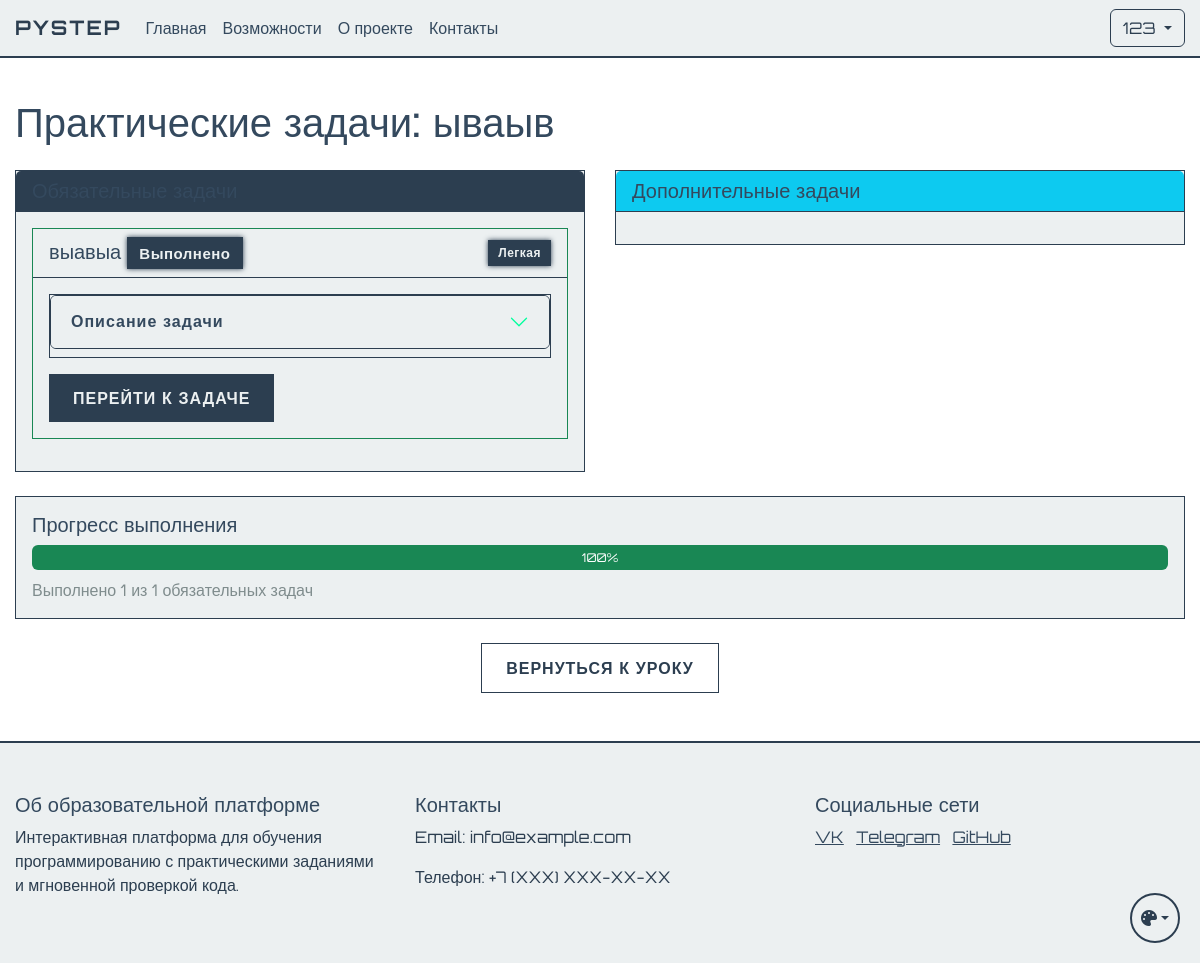
Screenshot of /student/lesson/1/practice (signed in) with the database file from the repository.
### app.py (models this page shows, shortened)
class User(UserMixin, db.Model):
    id = db.Column(db.Integer, primary_key=True)
    name = db.Column(db.String(100), nullable=False)
    username = db.Column(db.String(80), unique=True, nullable=False)
    email = db.Column(db.String(120), unique=True, nullable=False)
    password_hash = db.Column(db.String(128))
    is_admin = db.Column(db.Boolean, default=False)
    user_type = db.Column(db.String(20), default='student')  # student, teacher, admin
    created_by = db.Column(db.Integer, db.ForeignKey('user.id'), nullable=True)  # ID пользователя, создавшего этого пользователя
    created_at = db.Column(db.DateTime, default=db.func.now())
    last_login = db.Column(db.DateTime)
    is_active = db.Column(db.Boolean, default=True)
    progress = db.relationship('UserProgress', backref='user', lazy=True)
    ratings = db.relationship('UserRating', backref='user', lazy=True)
    created_users = db.relationship('User', backref=db.backref('creator', remote_side=[id]))

class Lesson(db.Model):
    id = db.Column(db.Integer, primary_key=True)
    order_number = db.Column(db.Integer, unique=True, nullable=False)
    title = db.Column(db.String(200), nullable=False)
    description = db.Column(db.Text)
    is_active = db.Column(db.Boolean, default=True)
    created_at = db.Column(db.DateTime, default=db.func.now())
    theory_content = db.Column(db.Text)
    theory_test = db.relationship('TheoryTest', backref='lesson', uselist=False)
    practice_tasks = db.relationship('PracticeTask', backref='lesson', lazy=True)
    required_lesson_id = db.Column(db.Integer, db.ForeignKey('lesson.id'), nullable=True)
    required_lesson = db.relationship('Lesson', remote_side=[id], backref='next_lessons')

class PracticeTask(db.Model):
    id = db.Column(db.Integer, primary_key=True)
    lesson_id = db.Column(db.Integer, db.ForeignKey('lesson.id', ondelete='CASCADE'), nullable=False)
    title = db.Column(db.String(200), nullable=False)
    description = db.Column(db.Text, nullable=False)
    function_name = db.Column(db.String(200), nullable=False)  # Название функции
    initial_code = db.Column(db.Text)  # Начальный код для задачи
    order_number = db.Column(db.Integer, nullable=False)
    is_required = db.Column(db.Boolean, default=False)
    tests = db.relationship('TaskTest', backref='task', lazy=True, cascade='all, delete-orphan', passive_deletes=True)

### app.py (the view)
@app.route('/student/lesson/<int:lesson_id>/practice')
@login_required
def view_practice_tasks(lesson_id):
    lesson = Lesson.query.get_or_404(lesson_id)
    if not lesson.is_active:
        flash('Этот урок еще не опубликован.', 'warning')
        return redirect(url_for('student_dashboard'))
    mandatory_tasks = PracticeTask.query.filter_by(lesson_id=lesson_id, is_required=True).all()
    optional_tasks = PracticeTask.query.filter_by(lesson_id=lesson_id, is_required=False).all()
    solved_tasks = Solution.query.join(PracticeTask).filter(
        Solution.user_id == current_user.id,
        Solution.is_correct == True,
        PracticeTask.lesson_id == lesson_id
    ).with_entities(Solution.task_id).all()
    solved_task_ids = [task_id for (task_id,) in solved_tasks]
    total_mandatory = len(mandatory_tasks)
    solved_mandatory = sum(1 for task in mandatory_tasks if task.id in solved_task_ids)
    progress_percentage = round((solved_mandatory / total_mandatory * 100) if total_mandatory > 0 else 0)
    return render_template('student/practice.html',
                         lesson=lesson,
                         mandatory_tasks=mandatory_tasks,
                         optional_tasks=optional_tasks,
                         completed_task_ids=solved_task_ids,
                         progress_percentage=progress_percentage,
                         solved_mandatory=solved_mandatory,
                         total_mandatory=total_mandatory)

### app.py (called while the page is built)
@login_manager.user_loader
def load_user(user_id):
    return db.session.get(User, int(user_id))

### templates/student/practice.html (shortened to what this page needs)
{% extends "base.html" %}
{% block content %}
<div class="container mt-4">
    <h1 class="mb-4">Практические задачи: {{ lesson.title }}</h1>
    <div class="row">
        <div class="col-md-6">
            <div class="card mb-4">
                <div class="card-header bg-primary text-white">
                    <h5 class="mb-0">Обязательные задачи</h5>
                </div>
                <div class="card-body">
                    {% for task in mandatory_tasks %}
                        <div class="card mb-3 {% if task.id in completed_task_ids %}border-success{% endif %}">
                            <div class="card-header">
                                <div class="d-flex justify-content-between align-items-center">
                                    <h5 class="mb-0">
                                        {{ task.title }}
                                        {% if task.id in completed_task_ids %}
                                            <span class="badge bg-success">Выполнено</span>
                                        {% endif %}
                                    </h5>
                                    <span class="badge {% if task.order_number <= 2 %}bg-success{% elif task.order_number <= 4 %}bg-warning{% else %}bg-danger{% endif %}">
                                        {% if task.order_number <= 2 %}Легкая
                                        {% elif task.order_number <= 4 %}Средняя
                                        {% else %}Сложная
                                        {% endif %}
                                    </span>
                                </div>
                            </div>
                            <div class="card-body">
                                <div class="accordion" id="accordion{{ task.id }}">
                                    <div class="accordion-item">
                                        <h2 class="accordion-header">
                                            <button class="accordion-button collapsed" type="button" data-bs-toggle="collapse" data-bs-target="#collapse{{ task.id }}">
                                                Описание задачи
                                            </button>
                                        </h2>
                                    </div>
                                </div>
                                <a href="{{ url_for('view_practice_task', lesson_id=lesson.id, task_id=task.id) }}" class="btn btn-primary mt-3">
                                    Перейти к задаче
                                </a>
                            </div>
                        </div>
                    {% endfor %}
                </div>
            </div>
        </div>
        <div class="col-md-6">
            <div class="card mb-4">
                <div class="card-header bg-info text-white">
                    <h5 class="mb-0">Дополнительные задачи</h5>
                </div>
                <div class="card-body">
                </div>
            </div>
        </div>
    </div>
    <div class="card mb-4">
        <div class="card-body">
            <h5 class="card-title">Прогресс выполнения</h5>
            <div class="progress mb-2" style="height: 25px;">
                <div class="progress-bar bg-success" role="progressbar"
                     style="width: {{ progress_percentage }}%"
                     aria-valuenow="{{ progress_percentage }}"
                     aria-valuemin="0"
                     aria-valuemax="100">
                    {{ progress_percentage }}%
                </div>
            </div>
            <p class="text-muted mb-0">
                Выполнено {{ solved_mandatory }} из {{ total_mandatory }} обязательных задач
            </p>
        </div>
    </div>
    <div class="text-center mt-4">
        <a href="{{ url_for('view_student_lesson', lesson_id=lesson.id) }}" class="btn btn-secondary">
            Вернуться к уроку
        </a>
    </div>
</div>
{% endblock %}

### templates/base.html (shortened to what this page needs)
<!DOCTYPE html>
<html lang="ru">
<head>
    <link href="https://cdn.jsdelivr.net/npm/bootstrap@5.3.0/dist/css/bootstrap.min.css" rel="stylesheet">
    <link href="{{ url_for('static', filename='css/themes.css') }}" rel="stylesheet">
    <link href="{{ url_for('static', filename='css/base.css') }}" rel="stylesheet">
    <link href="{{ url_for('static', filename='css/components.css') }}" rel="stylesheet">
    <link href="{{ url_for('static', filename='css/forms.css') }}" rel="stylesheet">
    <link href="{{ url_for('static', filename='css/tables.css') }}" rel="stylesheet">
    <link href="{{ url_for('static', filename='css/layout.css') }}" rel="stylesheet">
</head>
<body>
    <nav class="navbar navbar-expand-lg navbar-dark">
        <div class="container">
            <a class="navbar-brand" href="{{ url_for('index') }}">PyStep</a>
            <div class="collapse navbar-collapse" id="navbarNav">
                <ul class="navbar-nav me-auto">
                    <li class="nav-item">
                        <a class="nav-link" href="{{ url_for('index') }}">Главная</a>
                    </li>
                    <li class="nav-item">
                        <a class="nav-link" href="/#features">Возможности</a>
                    </li>
                    <li class="nav-item">
                        <a class="nav-link" href="/#about">О проекте</a>
                    </li>
                    <li class="nav-item">
                        <a class="nav-link" href="/#contact">Контакты</a>
                    </li>
                </ul>
                <div class="d-flex">
                    {% if current_user.is_authenticated %}
                        <div class="dropdown">
                            <button class="btn btn-outline-light dropdown-toggle" type="button" id="userMenu" data-bs-toggle="dropdown">
                                {{ current_user.username }}
                            </button>
                        </div>
                    {% else %}
                        <a href="{{ url_for('login') }}" class="btn btn-outline-light me-2">Войти</a>
                    {% endif %}
                </div>
            </div>
        </div>
    </nav>
    {% block content %}{% endblock %}
    <footer class="footer mt-5">
        <div class="container">
            <div class="row">
                <div class="col-md-4">
                    <h5>Об образовательной платформе</h5>
                    <p>Интерактивная платформа для обучения программированию с практическими заданиями и мгновенной проверкой кода.</p>
                </div>
                <div class="col-md-4">
                    <h5>Контакты</h5>
                    <p>Email: info@example.com</p>
                    <p>Телефон: +7 (XXX) XXX-XX-XX</p>
                </div>
                <div class="col-md-4">
                    <h5>Социальные сети</h5>
                    <a href="#" class="text-white me-2">VK</a>
                    <a href="#" class="text-white me-2">Telegram</a>
                    <a href="#" class="text-white">GitHub</a>
                </div>
            </div>
        </div>
    </footer>
    <div class="theme-switch">
        <button class="btn dropdown-toggle" type="button" id="themeDropdown" data-bs-toggle="dropdown" aria-expanded="false">
            <i class="fa-solid fa-palette"></i>
        </button>
    </div>
    <link rel="stylesheet" href="https://cdnjs.cloudflare.com/ajax/libs/font-awesome/6.5.1/css/all.min.css">
</body>
</html>

### static/css/themes.css (style rules this page uses)
:root[data-theme="classic"] { --cyber-primary: #2c3e50; --cyber-secondary: #34495e; --cyber-dark: #ecf0f1; --cyber-bg: #ffffff; --cyber-text: #2c3e50; --cyber-text-light: #34495e; --cyber-text-muted: #7f8c8d; --cyber-card-bg: #ecf0f1; --cyber-text-dark: #2c3e50; --cyber-info: #3498db; }

### static/css/base.css (style rules this page uses)
body { font-family: 'Orbitron', sans-serif; background-color: var(--cyber-bg); color: var(--cyber-text); min-height: 100vh; display: flex; flex-direction: column; opacity: 0; transition: opacity 0.3s ease; }
body.theme-loaded { opacity: 1; }
h1, h2, h3, h4, h5, h6 { color: var(--cyber-text-light); }
p { color: var(--cyber-text); }
.text-white { color: var(--cyber-text-light) !important; }
.text-muted { color: var(--cyber-text-muted) !important; }
.navbar { background-color: var(--cyber-dark) !important; border-bottom: 2px solid var(--cyber-primary); }
.navbar-brand { color: var(--cyber-primary) !important; font-weight: 700; text-transform: uppercase; letter-spacing: 2px; }
.nav-link { color: var(--cyber-text-light) !important; transition: all 0.3s ease; }
.footer { background-color: var(--cyber-dark); border-top: 2px solid var(--cyber-primary); color: var(--cyber-text-light); padding: 50px 0; margin-top: auto; }

### static/css/components.css (style rules this page uses)
.card { background-color: var(--cyber-card-bg); border: 1px solid var(--cyber-primary); color: var(--cyber-text-light); }
.card-header { background-color: rgba(0, 255, 157, 0.1); border-bottom: 1px solid var(--cyber-primary); color: var(--cyber-text-light); }
.card-body { background-color: var(--cyber-card-bg); color: var(--cyber-text-light); }
.btn-outline-light { border-color: var(--cyber-primary); color: var(--cyber-primary); transition: all 0.3s ease; }

### static/css/layout.css (style rules this page uses)
.container { max-width: 1200px; margin: 0 auto; padding: 0 15px; }
.row { margin: 0 -15px; }
.col, [class*="col-"] { padding: 0 15px; }
.mt-3 { margin-top: 1rem; }
.mt-4 { margin-top: 1.5rem; }
.mt-5 { margin-top: 3rem; }
.mb-2 { margin-bottom: 0.5rem; }
.mb-3 { margin-bottom: 1rem; }
.mb-4 { margin-bottom: 1.5rem; }
.text-center { text-align: center; }
.d-flex { display: flex; }
.justify-content-between { justify-content: space-between; }
.align-items-center { align-items: center; }

### rows the page displays
User: username "123"
Lesson: title "ываыв"
PracticeTask: title "выавыа", shows "Выполнено", order_number "Легкая"

### other values shown
{{ progress_percentage }} "100"
{{ solved_mandatory }} "1"
{{ total_mandatory }} "1"
